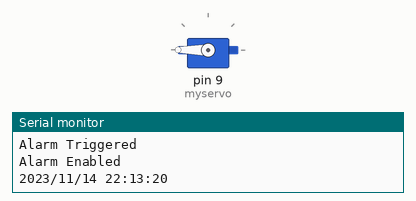
Recording of a sketch running on a simulated Arduino Uno, built with avr-gcc and run on an emulated ATmega328P. Parts: servo, the last lines printed to the serial monitor. The local clock reads 2024-03-15 10:24:30 at power-on unless the sketch sets it.

Above: at 0.05 s.
At 6.0 s:
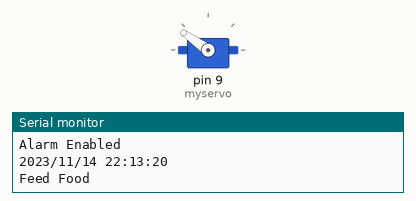
Timing chart, 0 to 7.8 s (numbered marks = the images above):
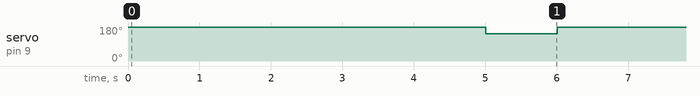

Measured:
- by itself, servo on pin 9 (myservo): alternates 180° for 5.0 s and 145° for 1.0 s

The sketch:

Project.ino
```cpp
// Date, Time and Alarm functions using a DS3231 RTC connected via I2C and Wire lib

#include "Wire.h"
#include "SPI.h"  // not used here, but needed to prevent a RTClib compile error
#include "RTClib.h"
#include "Servo.h"

RTC_DS3231 RTC;
Servo myservo;

// stop the food from flowing
void feederClose() {
  myservo.write(145);
}

// release a ration of food
void feederOpen() {
  myservo.write(180);
}

void setup () {

  myservo.attach(9);

  Serial.begin(9600);
  Wire.begin();
  RTC.begin();
  RTC.adjust(DateTime(__DATE__, __TIME__));

  if (! RTC.isrunning()) {
    Serial.println("RTC is NOT running!");
    // following line sets the RTC to the date & time this sketch was compiled
    RTC.adjust(DateTime(__DATE__, __TIME__));
  }

  DateTime now = RTC.now();
// ตั้งเวลา ในตัวอย่างนี้ เซตค่าเป็นเวลา 23:09 ถ้าถึงเวลานี้จะให้ทำงานที่ฟังก์ชัน
  RTC.setAlarm1Simple(16,16);
   if (RTC.checkIfAlarm(1)) {
   Serial.println("Alarm Triggered");
   }

  RTC.turnOnAlarm(1);

  if (RTC.checkAlarmEnabled(1)) {
    Serial.println("Alarm Enabled");
  }

}

void loop () {

  DateTime now = RTC.now();
  Serial.print(now.year(), DEC);
  Serial.print('/');
  Serial.print(now.month(), DEC);
  Serial.print('/');
  Serial.print(now.day(), DEC);
  Serial.print(' ');
  Serial.print(now.hour(), DEC);
  Serial.print(':');
  Serial.print(now.minute(), DEC);
  Serial.print(':');
  Serial.println(now.second(), DEC);

  if (RTC.checkIfAlarm(1)) {
    Serial.println("Feed Food");
    feederOpen();
    delay(5000);
    feederClose();
  }
  else{
    myservo.write(145);
  }
  delay(1000);
}
```
